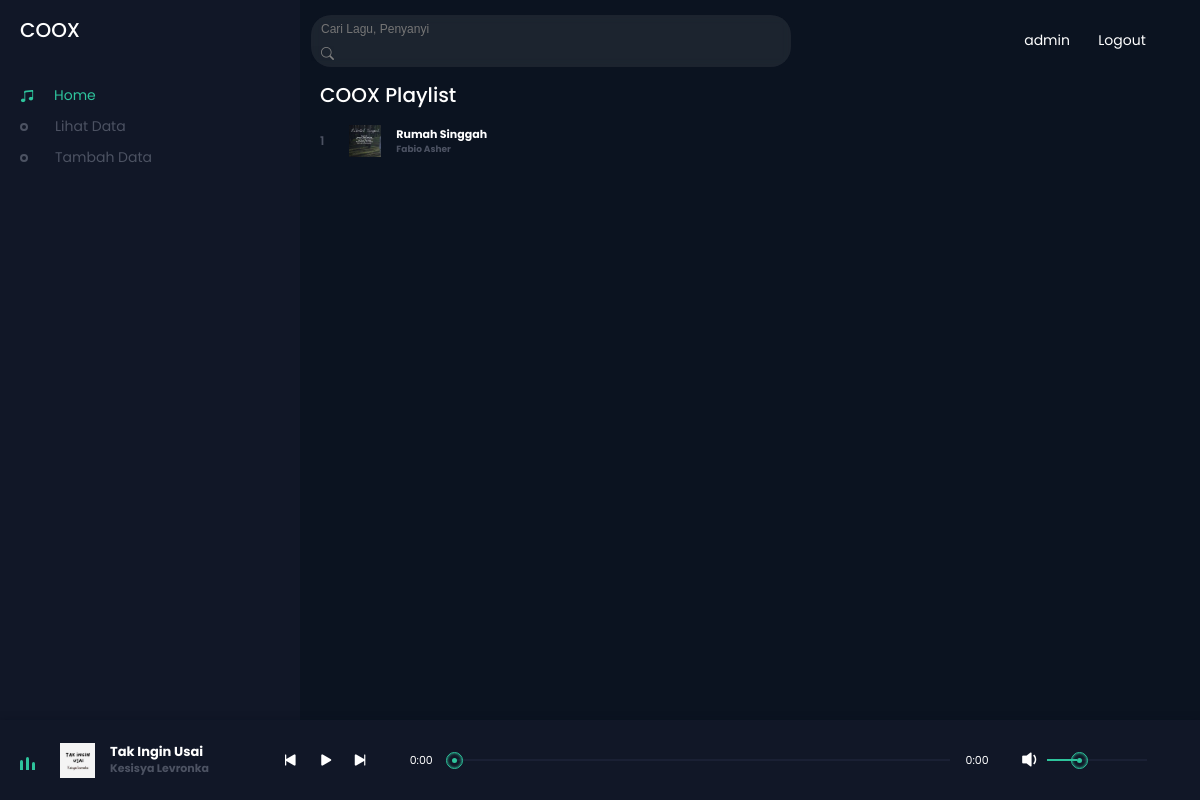
Screenshot of /index.php?keyword=Rumah Singgah (signed in) with the database file from the repository.
### tables this page shows
CREATE TABLE `user` (
  `id_user` int(11) NOT NULL,
  `username` varchar(255) NOT NULL,
  `password` varchar(255) NOT NULL
);

CREATE TABLE `lagu` (
  `id_lagu` int(11) NOT NULL,
  `judul_lagu` varchar(255) NOT NULL,
  `penyanyi` varchar(255) NOT NULL,
  `file_poster` varchar(255) NOT NULL,
  `file_lagu` varchar(255) NOT NULL,
  `kategori` varchar(255) NOT NULL
);

### index.php (the view, shortened to what this page needs)
<?php
    include "koneksi.php";
    $data = [];
    if (isset($_SESSION['id_user'])) {
        if (isset($_GET['keyword'])) {
            $keyword = $_GET['keyword'];
            $sql = "SELECT * FROM lagu LIMIT 1";
            $query = mysqli_query($konek,$sql) or die(mysqli_error($konek));
            while ($row = mysqli_fetch_assoc($query)) {
                $data[] = $row;
            }
            $idLagu0 = $data[0]['id_lagu'];
            $sql = "SELECT * FROM lagu WHERE
            (judul_lagu LIKE '%$keyword%' or
            penyanyi LIKE '%$keyword%' or
            kategori LIKE '%$keyword%')";
            $query = mysqli_query($konek,$sql) or die(mysqli_error($konek));
            $banyakLaguTampil = mysqli_num_rows($query);
            $sql = "SELECT * FROM lagu WHERE
            (judul_lagu LIKE '%$keyword%' or
            penyanyi LIKE '%$keyword%' or
            kategori LIKE '%$keyword%') and id_lagu!='$idLagu0'";
            $query = mysqli_query($konek,$sql) or die(mysqli_error($konek));
            while ($row = mysqli_fetch_assoc($query)) {
                $data[] = $row;
            }
        }
        $id_user = $_SESSION['id_user'];
        $sql = "SELECT * FROM user WHERE id_user='$id_user'";
        $query = mysqli_query($konek,$sql) or die(mysqli_error($konek));
        $user = mysqli_fetch_assoc($query);
    }
?>
<!DOCTYPE html>
<html lang="en">
<head>
    <link rel="stylesheet" href="style.css">
    <link rel="stylesheet" href="https://cdn.jsdelivr.net/npm/bootstrap-icons@1.10.2/font/bootstrap-icons.css">
</head>
<body>
    <header>
        <div class="menu-side">
            <h1>COOX</h1>
            <div class="playlist">
                <?php if (isset($_SESSION['id_user']) && $id_user == 1) : ?>
                    <h4 class="active"><a href="index.php"><span></span><i class="bi bi-music-note-beamed"></i>Home</a></h4>
                    <h4><a href="lihat_data.php"><span></span><i class="bi bi-music-note-beamed"></i>Lihat Data</a></h4>
                    <h4><a href="tambah_data.php"><span></span><i class="bi bi-music-note-beamed"></i>Tambah Data</a></h4>
                <?php else : ?>
                    <h4 class="active"><a href="index.php"><span></span><i class="bi bi-music-note-beamed"></i>Home</a></h4>
                    <h4><a href="hubungi_kami.php"><span></span><i class="bi bi-music-note-beamed"></i>Hubungi Kami</a></h4>
                <?php endif; ?>
            </div>
        </div>
        <div class="song-side">
            <nav>
                <div class="search">
                    <form action="" method="get">
                        <input type="text" name="keyword" id="keyword" autocomplete="off" placeholder="Cari Lagu, Penyanyi">
                        <button type="submit"><i class="bi bi-search"></i></button>
                    </form>
                </div>
                <div class="user">
                    <?php if (isset($_SESSION['id_user'])) : ?>
                        <div><?= $user['username'] ?></div>
                        <div><a href="logout.php">Logout</a></div>
                    <?php else : ?>
                        <div><a href="register.php">Register</a></div>
                        <div><a href="login.php">Login</a></div>
                    <?php endif; ?>
                </div>
            </nav>
            <div id="container" class="menu-song">
                <h1>COOX Playlist</h1>
                <?php $i = 1; ?>
                <?php foreach($data as $song) : ?>
                    <?php if ($banyakLaguTampil == count($data)) : ?>
                        <li class="song-item" id="<?= $song['id_lagu']?>" name="<?= $i ?>">
                            <span><?= $i++ ?></span>
                            <img src="img/<?= $song['file_poster'] ?>" alt="<?= $song['judul_lagu'] ?>">
                            <h5>
                                <?= $song['judul_lagu'] ?>
                                <div class="subtitle"><?= $song['penyanyi'] ?></div>
                            </h5>
                        </li>
                    <?php else : ?>
                        <?php if ($i != 1) : ?>
                            <li class="song-item" id="<?= $song['id_lagu']?>" name="<?= $i-1 ?>">
                                <span><?= $i-1 ?></span>
                                <img src="img/<?= $song['file_poster'] ?>" alt="<?= $song['judul_lagu'] ?>">
                                <h5>
                                    <?= $song['judul_lagu'] ?>
                                    <div class="subtitle"><?= $song['penyanyi'] ?></div>
                                </h5>
                            </li>
                        <?php endif; ?>
                        <?php $i++; ?>
                    <?php endif; ?>
                <?php endforeach; ?>
            </div>
        </div>
        <div class="master-play">
            <div class="wave">
                <div class="wave1"></div>
                <div class="wave1"></div>
                <div class="wave1"></div>
            </div>
            <img src="img/<?= $data[0]['file_poster'] ?>" alt="" id="poster-master-play">
            <h5 id="title">
                <?= $data[0]['judul_lagu'] ?> <br>
                <div class="subtitle"><?= $data[0]['penyanyi'] ?></div>
            </h5>
            <div class="icon">
                <i class="bi bi-skip-start-fill" id="back"></i>
                <i class="bi bi-play-fill" id="master-play"></i>
                <i class="bi bi-skip-end-fill" id="next"></i>
            </div>
            <span id="current-start">0:00</span>
            <div class="bar">
                <div class="dot" id="dot"></div>
            </div>
            <span id="current-end">0:00</span>
            <div class="vol">
                <i class="bi bi-volume-down-fill" id="vol-icon"></i>
                <div class="vol-bar"></div>
                <div class="dot" id="vol-dot"></div>
            </div>
        </div>
    </header>
</body>
</html>

### rows the page displays
user: username "admin"
lagu: file_poster (picture), judul_lagu "Rumah Singgah", penyanyi "Fabio Asher"
lagu: file_poster (picture), judul_lagu "Tak Ingin Usai", penyanyi "Kesisya Levronka"
